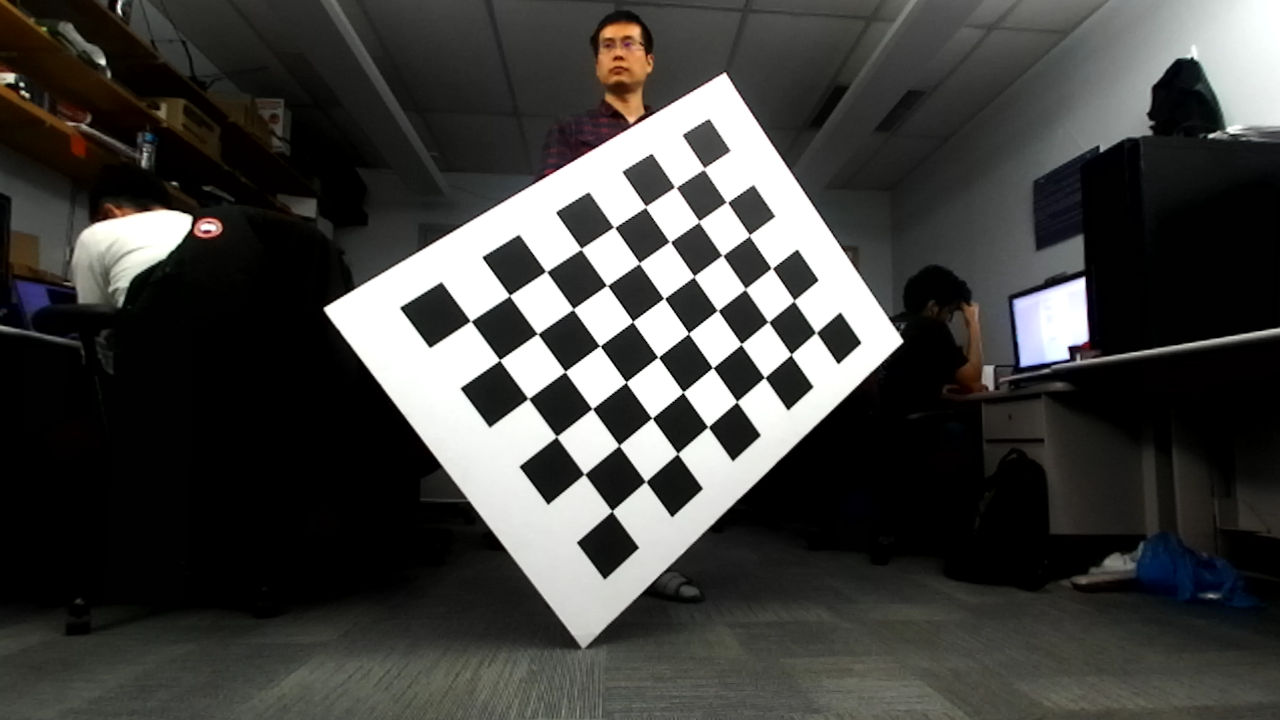
%> input picture undistortedImage/1.png, 1280 x 720 px
$ octave test_sub_function.m   (GNU Octave 9; MATLAB toolbox functions it lacks are replaced by stand-ins)
%> lines starting %> are read from the running program, lines starting %| are printed output that depends on the picture; in (x1, y1, x2, y2) boxes, pixels count from 0 and x2, y2 are one past the last pixel; in counts of white or black regions, pixels touching at a corner belong together; the program's own positions count from 1
### detect.m
function [lines, w, prec, nfa] = detect(img_path)
%> called with img_path = 'undistortedImage/1.png'

img_file_format = strcat(img_path);
img = imread(img_file_format);
%> img is the input picture: size 720x1280x3 uint8; mean R, G, B 65.2, 65.1, 62.7

%Convert image to double grayscale
if size(img,3) == 3
  img = rgb2gray(img);
%> img: size 720x1280 uint8
end
img_64 = 255 .* im2double(img);
% img_64 = img;
%storeDATA();

imshow(img_64);
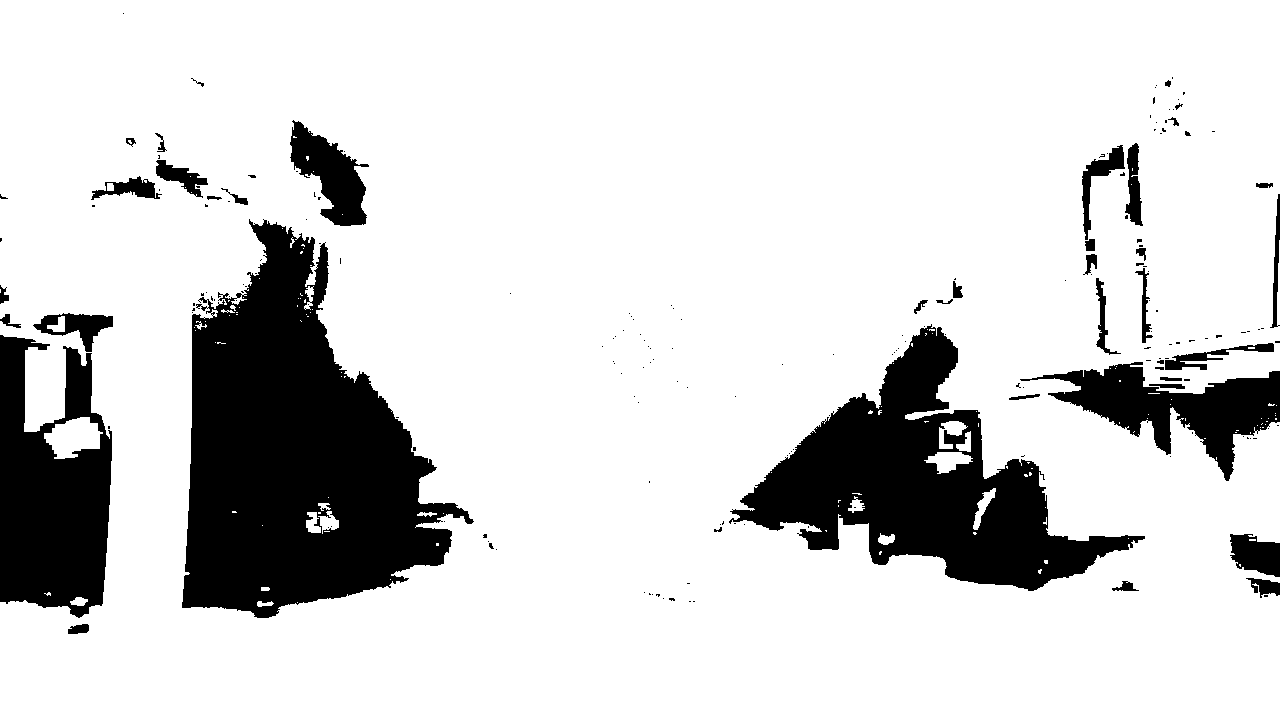
%> displayed picture: size 720x1280, on the screen's scale of 0 to 255; 83.1% white; 199 black regions (157 under 20 px), largest, box (x1, y1, x2, y2) and area: (182, 219, 474, 618) 65158, (729, 324, 1145, 591) 41232, (0, 335, 112, 618) 22203
lines = img_64;
w = 1;
prec = 1;
nfa = 1;

### flsd.m
% function [lines, w, p, n] = flsd(img_64)
function [xxx,yyy] = flsd(img_64)
%default parameter
ANG_TH = 22.5;
QUANT = 2.0;                %Bound to the quantization error on the gradient norm;
SCALE = 0.8;
SIGMA_SCALE = 0.6;


%Angle tolerance
prec = degtorad(ANG_TH);
p = ANG_TH / 180;
rho = QUANT / sin(prec);  % Gradient magnitude threshold

%Gaussian smoothing and resize
if SCALE ~= 1
    %Gaussian blur
    if SCALE < 1
        sigma = SIGMA_SCALE / SCALE;
    else
        sigma = SCALE;
    end
    sprec = 3;
    h = (ceil(sigma * sqrt(2 * sprec * log(10.0))));
    n = 1 + 2 * h;
    G = fspecial('gaussian', [n n], sigma);
    gaussian_img = imfilter(img_64,G,'same');
%     a = gaussian_img;
%     figure, imshow(gaussian_img);
      scaled_image = imresize(gaussian_img, SCALE, 'bilinear', 'AntiAliasing', false);
%     b = scaled_image;
%     figure, imshow(scaled_image);
%
end
% [modgrad, angles] = imgradient(scaled_image);

%get the gradient and orientation of each pixel and sort them
[angles, modgrad, ordered_points] = ll_angle(scaled_image,5.2,1024 );

[height, width, dim] = size(scaled_image);
LOG_NT = 5 * (log10(width) + log10(height)) / 2 + log10(11.0);
min_reg_size= int16(-LOG_NT/log10(p));
used = zeros(size(scaled_image));
rec_list = zeros(0,12);
%search for line segments
[ordered_point_size, ordered_point_] = size(ordered_points);
for i = 1 : ordered_point_size
    %point = ordered_points(i, :); %[y, x, gradient]
    if used(ordered_points(i,1), ordered_points(i,2)) == 0 && angles(ordered_points(i,1), ordered_points(i,2)) ~= -1024
        [reg, reg_angle, updated_used] = region_grow(ordered_points, used, angles, modgrad, prec);
        %update used
        used = updated_used;

        %ignore small regions
        [reg_height, reg_width] = size(reg);
        if reg_height < min_reg_size
            continue;
        end

        %construct rectangular approximation for the region
        %region2rect(reg, reg_angle, prec, p rec);
        rec = region2rect(reg, reg_angle, prec, p);

        %add the offset
        rec(1) = rec(1) + 0.5;
        rec(2) = rec(2) + 0.5;
        rec(3) = rec(3) + 0.5;
        rec(4) = rec(4) + 0.5;

        %scale the result values if a sub-sampling was performed
        if SCALE ~= 1
            rec(1) = rec(1) / SCALE;
            rec(2) = rec(2) / SCALE;
            rec(3) = rec(3) / SCALE;
            rec(4) = rec(4) / SCALE;
            rec(5) = rec(5) / SCALE;
        end
        rec_list = [rec_list, rec];
    end
xxx = rec_list;
yyy = used;
end


end


% [5 lines of commented-out code are left out]

### test_sub_function.m
clear;
img_path = 'undistortedImage/1.png';
[a, b, c, d] = detect(img_path);% a is the image
%> b = 1; c = 1; d = 1
%> the run ends on the next line
% [10 lines of commented-out code are left out]
[xxx,yyy] = flsd(a);

$ run again, with undistortedImage/29.png copied over undistortedImage/1.png
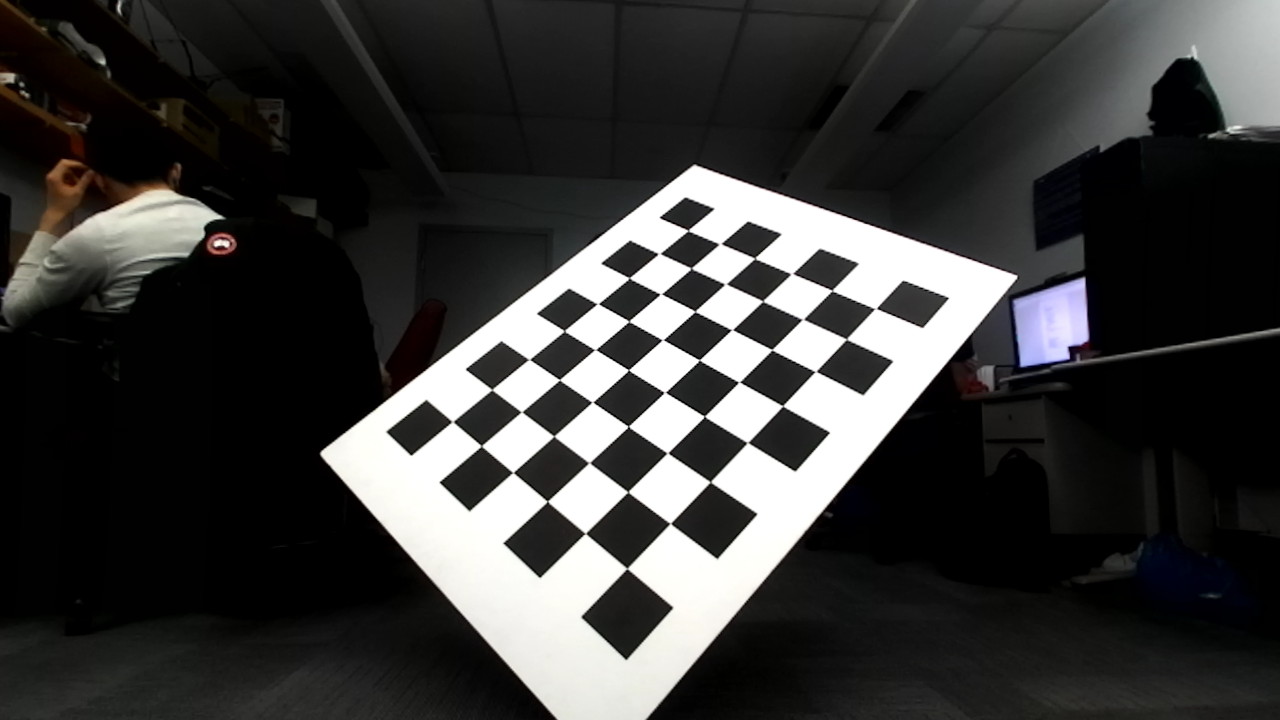
%> input picture undistortedImage/29.png, 1280 x 720 px
%> in detect, img is the input picture: size 720x1280x3 uint8; mean R, G, B 58, 57.9, 56.9
%> img: size 720x1280 uint8
%> in detect, `imshow(img_64);`:
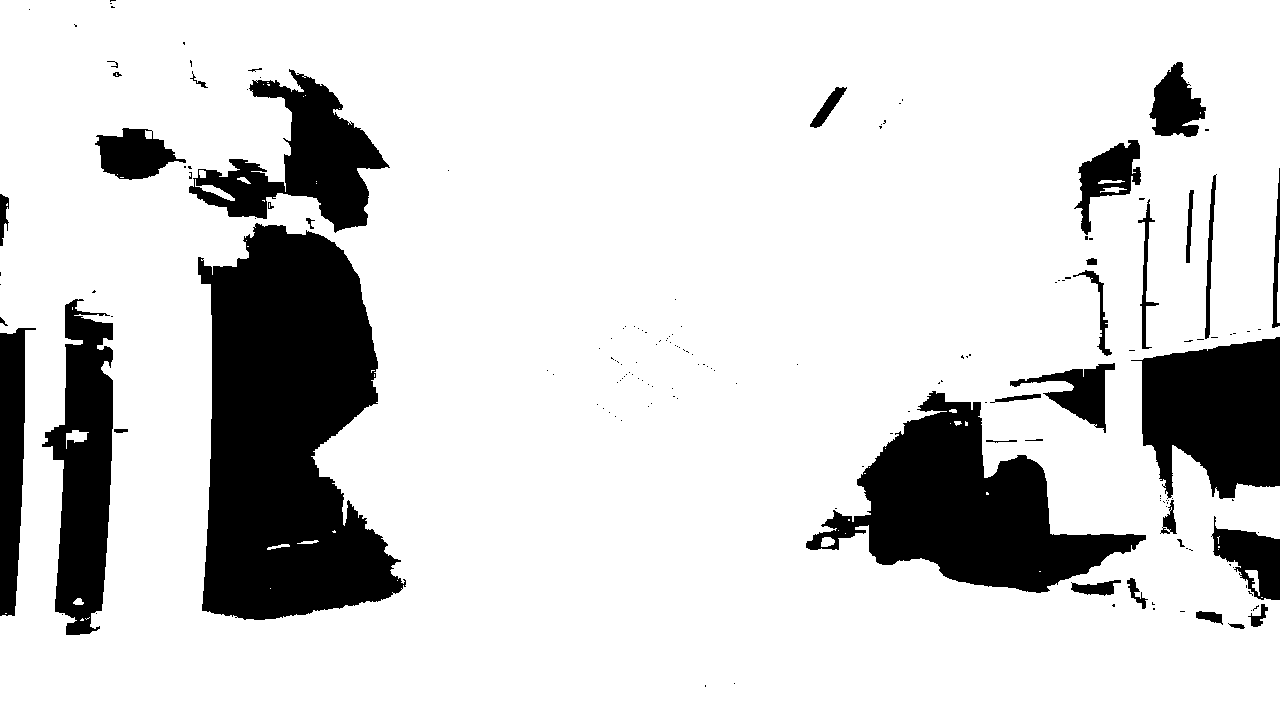
%> displayed picture: size 720x1280, on the screen's scale of 0 to 255; 83% white; 172 black regions (135 under 20 px), largest, box (x1, y1, x2, y2) and area: (198, 223, 406, 620) 56798, (806, 391, 1146, 593) 29307, (1131, 337, 1280, 499) 17596
%> b = 1

$ run again, with undistortedImage/10.png copied over undistortedImage/1.png
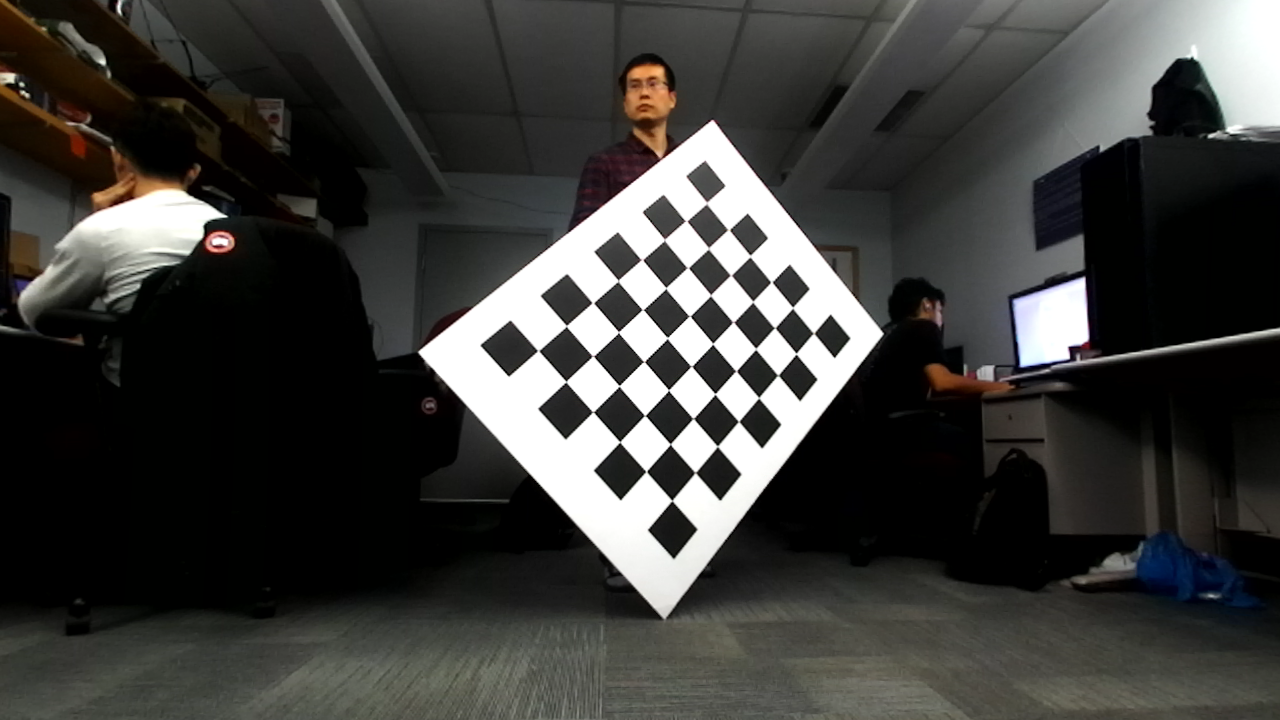
%> input picture undistortedImage/10.png, 1280 x 720 px
%> in detect, img is the input picture: size 720x1280x3 uint8; mean R, G, B 61.5, 61.2, 58.7
%> in detect, `img = rgb2gray(img);`:
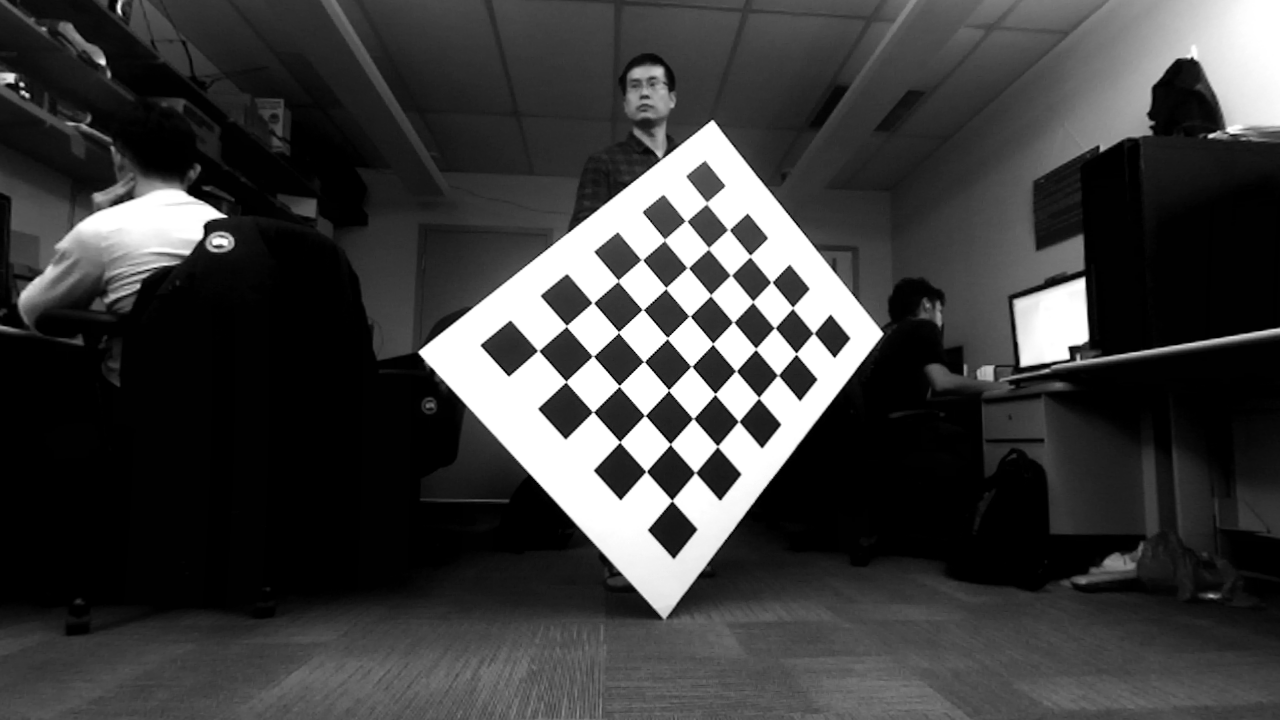
%> img: size 720x1280 uint8; min 0, max 255, mean 61
%> in detect, `imshow(img_64);`:
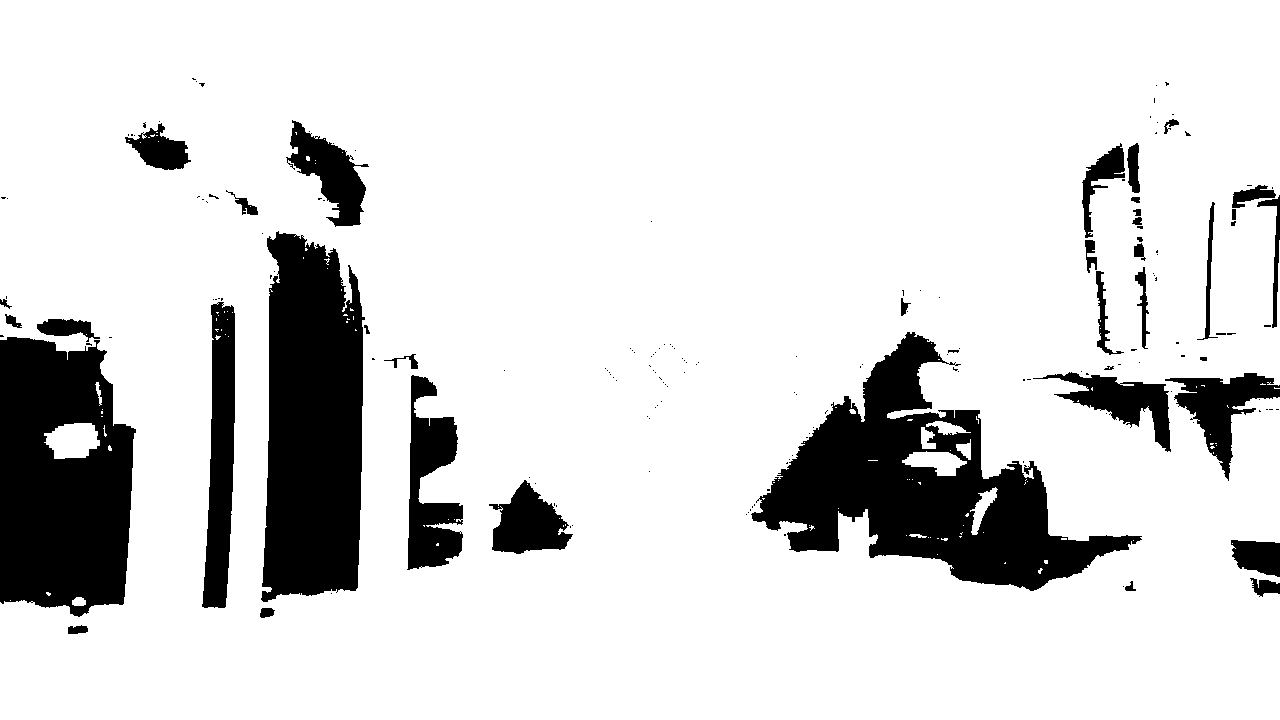
%> displayed picture: size 720x1280, on the screen's scale of 0 to 255; 84.8% white; 183 black regions (142 under 20 px), largest, box (x1, y1, x2, y2) and area: (751, 332, 1142, 591) 38378, (261, 231, 365, 602) 31708, (0, 337, 136, 617) 30487
%> b = 1

$ run again, with undistortedImage/11.png copied over undistortedImage/1.png
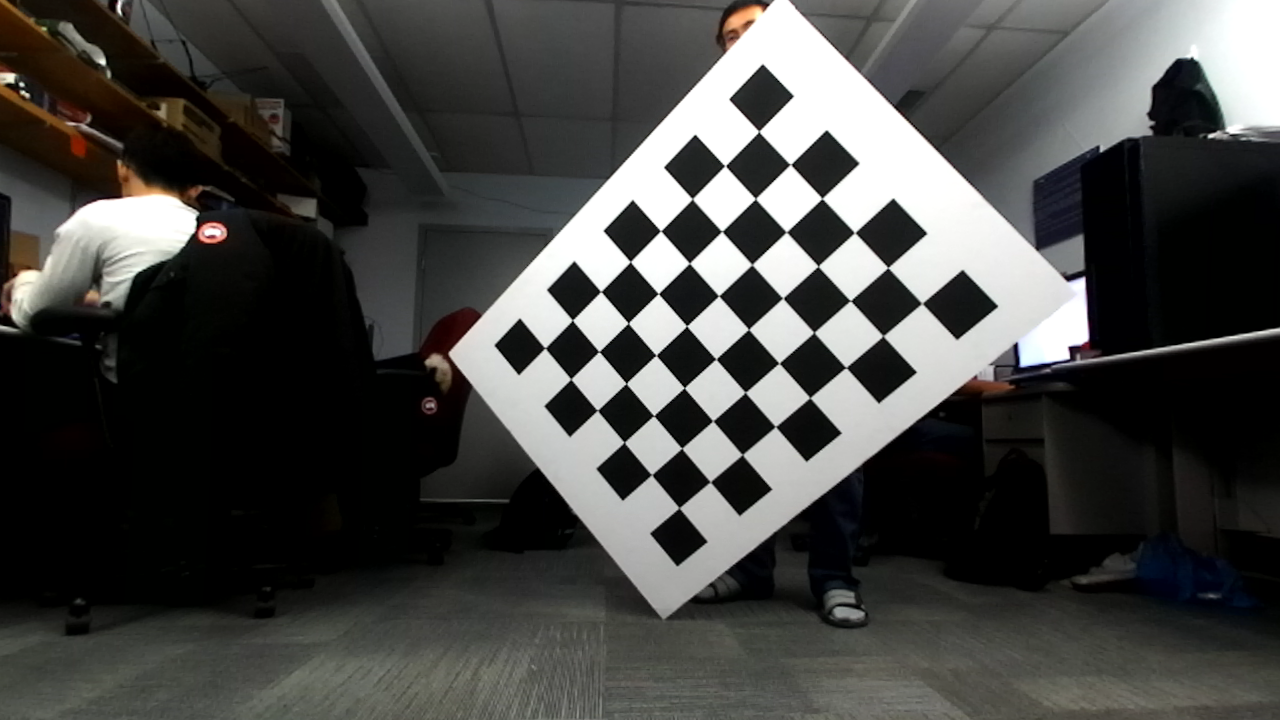
%> input picture undistortedImage/11.png, 1280 x 720 px
%> in detect, img is the input picture: size 720x1280x3 uint8; mean R, G, B 69.8, 69.9, 67.7
%> img: size 720x1280 uint8
%> in detect, `imshow(img_64);`:
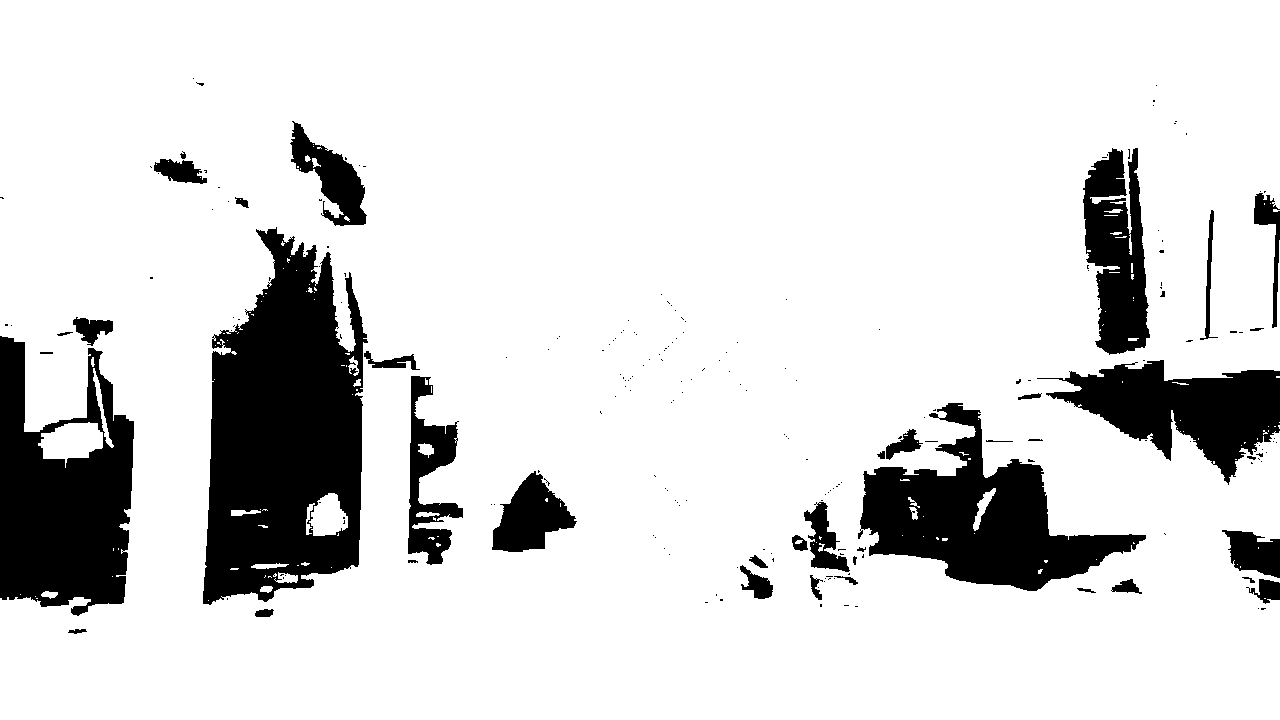
%> displayed picture: size 720x1280, on the screen's scale of 0 to 255; 85.3% white; 222 black regions (181 under 20 px), largest, box (x1, y1, x2, y2) and area: (203, 227, 368, 605) 42807, (0, 336, 134, 616) 24550, (858, 403, 1146, 591) 22452
%> b = 1
